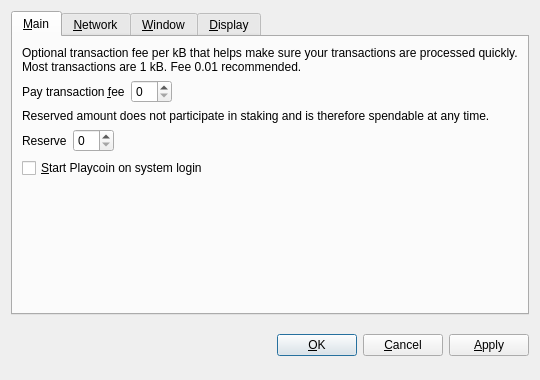
<?xml version="1.0" encoding="UTF-8"?>
<ui version="4.0">
 <class>OptionsDialog</class>
 <widget class="QDialog" name="OptionsDialog">
  <property name="geometry">
   <rect>
    <x>0</x>
    <y>0</y>
    <width>540</width>
    <height>380</height>
   </rect>
  </property>
  <property name="windowTitle">
   <string>Options</string>
  </property>
  <property name="modal">
   <bool>true</bool>
  </property>
  <layout class="QVBoxLayout" name="verticalLayout">
   <item>
    <widget class="QTabWidget" name="tabWidget">
     <property name="tabPosition">
      <enum>QTabWidget::North</enum>
     </property>
     <property name="currentIndex">
      <number>0</number>
     </property>
     <widget class="QWidget" name="tabMain">
      <attribute name="title">
       <string>&amp;Main</string>
      </attribute>
      <layout class="QVBoxLayout" name="verticalLayout_Main">
       <item>
        <widget class="QLabel" name="transactionFeeInfoLabel">
         <property name="text">
          <string>Optional transaction fee per kB that helps make sure your transactions are processed quickly. Most transactions are 1 kB. Fee 0.01 recommended.</string>
         </property>
         <property name="textFormat">
          <enum>Qt::PlainText</enum>
         </property>
         <property name="wordWrap">
          <bool>true</bool>
         </property>
        </widget>
       </item>
       <item>
        <layout class="QHBoxLayout" name="horizontalLayoutFee">
         <item>
          <widget class="QLabel" name="transactionFeeLabel">
           <property name="text">
            <string>Pay transaction &amp;fee</string>
           </property>
           <property name="textFormat">
            <enum>Qt::PlainText</enum>
           </property>
           <property name="buddy">
            <cstring>transactionFee</cstring>
           </property>
          </widget>
         </item>
         <item>
          <widget class="BitcoinAmountField" name="transactionFee"/>
         </item>
         <item>
          <spacer name="horizontalSpacerFee">
           <property name="orientation">
            <enum>Qt::Horizontal</enum>
           </property>
           <property name="sizeHint" stdset="0">
            <size>
             <width>40</width>
             <height>20</height>
            </size>
           </property>
          </spacer>
         </item>
        </layout>
       </item>
       <item>
        <widget class="QLabel" name="reserveBalanceInfoLabel">
         <property name="text">
          <string>Reserved amount does not participate in staking and is therefore spendable at any time.</string>
         </property>
         <property name="textFormat">
          <enum>Qt::PlainText</enum>
         </property>
         <property name="wordWrap">
          <bool>true</bool>
         </property>
        </widget>
       </item>
       <item>
        <layout class="QHBoxLayout" name="horizontalLayoutReserveBalance">
         <item>
          <widget class="QLabel" name="reserveBalanceLabel">
           <property name="text">
            <string>Reserve</string>
           </property>
           <property name="textFormat">
            <enum>Qt::PlainText</enum>
           </property>
           <property name="buddy">
            <cstring>reserveBalance</cstring>
           </property>
          </widget>
         </item>
         <item>
          <widget class="BitcoinAmountField" name="reserveBalance"/>
         </item>
         <item>
          <spacer name="horizontalSpacerReserveBalance">
           <property name="orientation">
            <enum>Qt::Horizontal</enum>
           </property>
           <property name="sizeHint" stdset="0">
            <size>
             <width>40</width>
             <height>20</height>
            </size>
           </property>
          </spacer>
         </item>
        </layout>
       </item>
       <item>
        <widget class="QCheckBox" name="bitcoinAtStartup">
         <property name="toolTip">
          <string>Automatically start Playcoin after logging in to the system.</string>
         </property>
         <property name="text">
          <string>&amp;Start Playcoin on system login</string>
         </property>
        </widget>
       </item>
       <item>
        <spacer name="verticalSpacer_Main">
         <property name="orientation">
          <enum>Qt::Vertical</enum>
         </property>
         <property name="sizeHint" stdset="0">
          <size>
           <width>20</width>
           <height>40</height>
          </size>
         </property>
        </spacer>
       </item>
      </layout>
     </widget>
     <widget class="QWidget" name="tabNetwork">
      <attribute name="title">
       <string>&amp;Network</string>
      </attribute>
      <layout class="QVBoxLayout" name="verticalLayout_Network">
       <item>
        <widget class="QCheckBox" name="mapPortUpnp">
         <property name="toolTip">
          <string>Automatically open the Playcoin client port on the router. This only works when your router supports UPnP and it is enabled.</string>
         </property>
         <property name="text">
          <string>Map port using &amp;UPnP</string>
         </property>
        </widget>
       </item>
       <item>
        <widget class="QCheckBox" name="connectSocks">
         <property name="toolTip">
          <string>Connect to the Playcoin network through a SOCKS proxy (e.g. when connecting through Tor).</string>
         </property>
         <property name="text">
          <string>&amp;Connect through SOCKS proxy:</string>
         </property>
        </widget>
       </item>
       <item>
        <layout class="QHBoxLayout" name="horizontalLayout_Network">
         <item>
          <widget class="QLabel" name="proxyIpLabel">
           <property name="text">
            <string>Proxy &amp;IP:</string>
           </property>
           <property name="textFormat">
            <enum>Qt::PlainText</enum>
           </property>
           <property name="buddy">
            <cstring>proxyIp</cstring>
           </property>
          </widget>
         </item>
         <item>
          <widget class="QValidatedLineEdit" name="proxyIp">
           <property name="maximumSize">
            <size>
             <width>140</width>
             <height>16777215</height>
            </size>
           </property>
           <property name="toolTip">
            <string>IP address of the proxy (e.g. 127.0.0.1)</string>
           </property>
          </widget>
         </item>
         <item>
          <widget class="QLabel" name="proxyPortLabel">
           <property name="text">
            <string>&amp;Port:</string>
           </property>
           <property name="textFormat">
            <enum>Qt::PlainText</enum>
           </property>
           <property name="buddy">
            <cstring>proxyPort</cstring>
           </property>
          </widget>
         </item>
         <item>
          <widget class="QLineEdit" name="proxyPort">
           <property name="maximumSize">
            <size>
             <width>55</width>
             <height>16777215</height>
            </size>
           </property>
           <property name="toolTip">
            <string>Port of the proxy (e.g. 9050)</string>
           </property>
          </widget>
         </item>
         <item>
          <widget class="QLabel" name="socksVersionLabel">
           <property name="text">
            <string>SOCKS &amp;Version:</string>
           </property>
           <property name="textFormat">
            <enum>Qt::PlainText</enum>
           </property>
           <property name="buddy">
            <cstring>socksVersion</cstring>
           </property>
          </widget>
         </item>
         <item>
          <widget class="QValueComboBox" name="socksVersion">
           <property name="toolTip">
            <string>SOCKS version of the proxy (e.g. 5)</string>
           </property>
          </widget>
         </item>
         <item>
          <spacer name="horizontalSpacer_Network">
           <property name="orientation">
            <enum>Qt::Horizontal</enum>
           </property>
           <property name="sizeHint" stdset="0">
            <size>
             <width>40</width>
             <height>20</height>
            </size>
           </property>
          </spacer>
         </item>
        </layout>
       </item>
       <item>
        <spacer name="verticalSpacer_Network">
         <property name="orientation">
          <enum>Qt::Vertical</enum>
         </property>
         <property name="sizeHint" stdset="0">
          <size>
           <width>20</width>
           <height>40</height>
          </size>
         </property>
        </spacer>
       </item>
      </layout>
     </widget>
     <widget class="QWidget" name="tabWindow">
      <attribute name="title">
       <string>&amp;Window</string>
      </attribute>
      <layout class="QVBoxLayout" name="verticalLayout_Window">
       <item>
        <widget class="QCheckBox" name="minimizeToTray">
         <property name="toolTip">
          <string>Show only a tray icon after minimizing the window.</string>
         </property>
         <property name="text">
          <string>&amp;Minimize to the tray instead of the taskbar</string>
         </property>
        </widget>
       </item>
       <item>
        <widget class="QCheckBox" name="minimizeOnClose">
         <property name="toolTip">
          <string>Minimize instead of exit the application when the window is closed. When this option is enabled, the application will be closed only after selecting Quit in the menu.</string>
         </property>
         <property name="text">
          <string>M&amp;inimize on close</string>
         </property>
        </widget>
       </item>
       <item>
        <spacer name="verticalSpacer_Window">
         <property name="orientation">
          <enum>Qt::Vertical</enum>
         </property>
         <property name="sizeHint" stdset="0">
          <size>
           <width>20</width>
           <height>40</height>
          </size>
         </property>
        </spacer>
       </item>
      </layout>
     </widget>
     <widget class="QWidget" name="tabDisplay">
      <attribute name="title">
       <string>&amp;Display</string>
      </attribute>
      <layout class="QVBoxLayout" name="verticalLayout_Display">
       <item>
        <layout class="QHBoxLayout" name="horizontalLayout_1_Display">
         <item>
          <widget class="QLabel" name="langLabel">
           <property name="text">
            <string>User Interface &amp;language:</string>
           </property>
           <property name="textFormat">
            <enum>Qt::PlainText</enum>
           </property>
           <property name="buddy">
            <cstring>lang</cstring>
           </property>
          </widget>
         </item>
         <item>
          <widget class="QValueComboBox" name="lang">
           <property name="toolTip">
            <string>The user interface language can be set here. This setting will take effect after restarting Playcoin.</string>
           </property>
          </widget>
         </item>
        </layout>
       </item>
       <item>
        <layout class="QHBoxLayout" name="horizontalLayout_2_Display">
         <item>
          <widget class="QLabel" name="unitLabel">
           <property name="text">
            <string>&amp;Unit to show amounts in:</string>
           </property>
           <property name="textFormat">
            <enum>Qt::PlainText</enum>
           </property>
           <property name="buddy">
            <cstring>unit</cstring>
           </property>
          </widget>
         </item>
         <item>
          <widget class="QValueComboBox" name="unit">
           <property name="toolTip">
            <string>Choose the default subdivision unit to show in the interface and when sending coins.</string>
           </property>
          </widget>
         </item>
        </layout>
       </item>
       <item>
        <widget class="QCheckBox" name="displayAddresses">
         <property name="toolTip">
          <string>Whether to show Playcoin addresses in the transaction list or not.</string>
         </property>
         <property name="text">
          <string>&amp;Display addresses in transaction list</string>
         </property>
        </widget>
       </item>
       <item>
        <widget class="QCheckBox" name="coinControlFeatures">
         <property name="toolTip">
          <string>Whether to show coin control features or not.</string>
         </property>
         <property name="text">
          <string>Display coin &amp;control features (experts only!)</string>
         </property>
        </widget>
       </item>
       <item>
        <spacer name="verticalSpacer_Display">
         <property name="orientation">
          <enum>Qt::Vertical</enum>
         </property>
         <property name="sizeHint" stdset="0">
          <size>
           <width>20</width>
           <height>40</height>
          </size>
         </property>
        </spacer>
       </item>
      </layout>
     </widget>
    </widget>
   </item>
   <item>
    <layout class="QHBoxLayout" name="horizontalLayout_Buttons">
     <item>
      <spacer name="horizontalSpacer_1">
       <property name="orientation">
        <enum>Qt::Horizontal</enum>
       </property>
       <property name="sizeHint" stdset="0">
        <size>
         <width>40</width>
         <height>48</height>
        </size>
       </property>
      </spacer>
     </item>
     <item>
      <widget class="QLabel" name="statusLabel">
       <property name="font">
        <font>
         <weight>75</weight>
         <bold>true</bold>
        </font>
       </property>
       <property name="text">
        <string/>
       </property>
       <property name="textFormat">
        <enum>Qt::PlainText</enum>
       </property>
       <property name="wordWrap">
        <bool>true</bool>
       </property>
      </widget>
     </item>
     <item>
      <spacer name="horizontalSpacer_2">
       <property name="orientation">
        <enum>Qt::Horizontal</enum>
       </property>
       <property name="sizeHint" stdset="0">
        <size>
         <width>40</width>
         <height>48</height>
        </size>
       </property>
      </spacer>
     </item>
     <item>
      <widget class="QPushButton" name="okButton">
       <property name="text">
        <string>&amp;OK</string>
       </property>
      </widget>
     </item>
     <item>
      <widget class="QPushButton" name="cancelButton">
       <property name="text">
        <string>&amp;Cancel</string>
       </property>
       <property name="autoDefault">
        <bool>false</bool>
       </property>
      </widget>
     </item>
     <item>
      <widget class="QPushButton" name="applyButton">
       <property name="text">
        <string>&amp;Apply</string>
       </property>
       <property name="autoDefault">
        <bool>false</bool>
       </property>
      </widget>
     </item>
    </layout>
   </item>
  </layout>
 </widget>
 <customwidgets>
  <customwidget>
   <class>BitcoinAmountField</class>
   <extends>QSpinBox</extends>
   <header>bitcoinamountfield.h</header>
  </customwidget>
  <customwidget>
   <class>QValueComboBox</class>
   <extends>QComboBox</extends>
   <header>qvaluecombobox.h</header>
  </customwidget>
  <customwidget>
   <class>QValidatedLineEdit</class>
   <extends>QLineEdit</extends>
   <header>qvalidatedlineedit.h</header>
  </customwidget>
 </customwidgets>
 <resources/>
 <connections/>
</ui>
